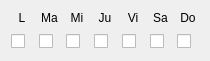
<?xml version="1.0" encoding="UTF-8"?>
<ui version="4.0">
 <class>Form</class>
 <widget class="QWidget" name="Form">
  <property name="geometry">
   <rect>
    <x>0</x>
    <y>0</y>
    <width>210</width>
    <height>61</height>
   </rect>
  </property>
  <property name="minimumSize">
   <size>
    <width>210</width>
    <height>60</height>
   </size>
  </property>
  <property name="maximumSize">
   <size>
    <width>210</width>
    <height>61</height>
   </size>
  </property>
  <property name="windowTitle">
   <string>Form</string>
  </property>
  <layout class="QHBoxLayout" name="horizontalLayout_2">
   <item>
    <layout class="QHBoxLayout" name="horizontalLayout">
     <item>
      <layout class="QVBoxLayout" name="verticalLayout">
       <item>
        <widget class="QLabel" name="bel_1">
         <property name="text">
          <string>L</string>
         </property>
         <property name="alignment">
          <set>Qt::AlignCenter</set>
         </property>
        </widget>
       </item>
       <item>
        <widget class="QCheckBox" name="cb_1">
         <property name="minimumSize">
          <size>
           <width>20</width>
           <height>20</height>
          </size>
         </property>
         <property name="maximumSize">
          <size>
           <width>30</width>
           <height>30</height>
          </size>
         </property>
         <property name="text">
          <string/>
         </property>
         <property name="shortcut">
          <string>Backspace, Backspace</string>
         </property>
         <property name="checked">
          <bool>false</bool>
         </property>
         <property name="autoRepeat">
          <bool>false</bool>
         </property>
         <property name="tristate">
          <bool>false</bool>
         </property>
        </widget>
       </item>
      </layout>
     </item>
     <item>
      <layout class="QVBoxLayout" name="verticalLayout_3">
       <item>
        <widget class="QLabel" name="bel_2">
         <property name="text">
          <string>Ma</string>
         </property>
         <property name="alignment">
          <set>Qt::AlignCenter</set>
         </property>
        </widget>
       </item>
       <item>
        <widget class="QCheckBox" name="cB_2">
         <property name="minimumSize">
          <size>
           <width>20</width>
           <height>20</height>
          </size>
         </property>
         <property name="maximumSize">
          <size>
           <width>30</width>
           <height>30</height>
          </size>
         </property>
         <property name="text">
          <string/>
         </property>
         <property name="shortcut">
          <string>Backspace, Backspace</string>
         </property>
         <property name="checked">
          <bool>false</bool>
         </property>
         <property name="autoRepeat">
          <bool>false</bool>
         </property>
         <property name="tristate">
          <bool>false</bool>
         </property>
        </widget>
       </item>
      </layout>
     </item>
     <item>
      <layout class="QVBoxLayout" name="verticalLayout_4">
       <item>
        <widget class="QLabel" name="bel_3">
         <property name="text">
          <string>Mi</string>
         </property>
         <property name="alignment">
          <set>Qt::AlignCenter</set>
         </property>
        </widget>
       </item>
       <item>
        <widget class="QCheckBox" name="cB_3">
         <property name="minimumSize">
          <size>
           <width>20</width>
           <height>20</height>
          </size>
         </property>
         <property name="maximumSize">
          <size>
           <width>30</width>
           <height>30</height>
          </size>
         </property>
         <property name="text">
          <string/>
         </property>
         <property name="shortcut">
          <string>Backspace, Backspace</string>
         </property>
         <property name="checked">
          <bool>false</bool>
         </property>
         <property name="autoRepeat">
          <bool>false</bool>
         </property>
         <property name="tristate">
          <bool>false</bool>
         </property>
        </widget>
       </item>
      </layout>
     </item>
     <item>
      <layout class="QVBoxLayout" name="verticalLayout_6">
       <item>
        <widget class="QLabel" name="bel_4">
         <property name="text">
          <string>Ju</string>
         </property>
         <property name="alignment">
          <set>Qt::AlignCenter</set>
         </property>
        </widget>
       </item>
       <item>
        <widget class="QCheckBox" name="cB_4">
         <property name="minimumSize">
          <size>
           <width>20</width>
           <height>20</height>
          </size>
         </property>
         <property name="maximumSize">
          <size>
           <width>30</width>
           <height>30</height>
          </size>
         </property>
         <property name="text">
          <string/>
         </property>
         <property name="shortcut">
          <string>Backspace, Backspace</string>
         </property>
         <property name="checked">
          <bool>false</bool>
         </property>
         <property name="autoRepeat">
          <bool>false</bool>
         </property>
         <property name="tristate">
          <bool>false</bool>
         </property>
        </widget>
       </item>
      </layout>
     </item>
     <item>
      <layout class="QVBoxLayout" name="verticalLayout_5">
       <item>
        <widget class="QLabel" name="bel_5">
         <property name="text">
          <string>Vi</string>
         </property>
         <property name="alignment">
          <set>Qt::AlignCenter</set>
         </property>
        </widget>
       </item>
       <item>
        <widget class="QCheckBox" name="cB_5">
         <property name="minimumSize">
          <size>
           <width>20</width>
           <height>20</height>
          </size>
         </property>
         <property name="maximumSize">
          <size>
           <width>30</width>
           <height>30</height>
          </size>
         </property>
         <property name="text">
          <string/>
         </property>
         <property name="shortcut">
          <string>Backspace, Backspace</string>
         </property>
         <property name="checked">
          <bool>false</bool>
         </property>
         <property name="autoRepeat">
          <bool>false</bool>
         </property>
         <property name="tristate">
          <bool>false</bool>
         </property>
        </widget>
       </item>
      </layout>
     </item>
     <item>
      <layout class="QVBoxLayout" name="verticalLayout_7">
       <item>
        <widget class="QLabel" name="bel_6">
         <property name="text">
          <string>Sa</string>
         </property>
         <property name="alignment">
          <set>Qt::AlignCenter</set>
         </property>
        </widget>
       </item>
       <item>
        <widget class="QCheckBox" name="cB_6">
         <property name="minimumSize">
          <size>
           <width>20</width>
           <height>20</height>
          </size>
         </property>
         <property name="maximumSize">
          <size>
           <width>30</width>
           <height>30</height>
          </size>
         </property>
         <property name="text">
          <string/>
         </property>
         <property name="shortcut">
          <string>Backspace, Backspace</string>
         </property>
         <property name="checked">
          <bool>false</bool>
         </property>
         <property name="autoRepeat">
          <bool>false</bool>
         </property>
         <property name="tristate">
          <bool>false</bool>
         </property>
        </widget>
       </item>
      </layout>
     </item>
     <item>
      <layout class="QVBoxLayout" name="verticalLayout_2">
       <item>
        <widget class="QLabel" name="bel_7">
         <property name="text">
          <string>Do</string>
         </property>
         <property name="alignment">
          <set>Qt::AlignCenter</set>
         </property>
        </widget>
       </item>
       <item>
        <widget class="QCheckBox" name="cB_7">
         <property name="minimumSize">
          <size>
           <width>20</width>
           <height>20</height>
          </size>
         </property>
         <property name="maximumSize">
          <size>
           <width>30</width>
           <height>30</height>
          </size>
         </property>
         <property name="text">
          <string/>
         </property>
         <property name="shortcut">
          <string>Backspace, Backspace</string>
         </property>
         <property name="checked">
          <bool>false</bool>
         </property>
         <property name="autoRepeat">
          <bool>false</bool>
         </property>
         <property name="tristate">
          <bool>false</bool>
         </property>
        </widget>
       </item>
      </layout>
     </item>
    </layout>
   </item>
  </layout>
 </widget>
 <resources/>
 <connections/>
</ui>
